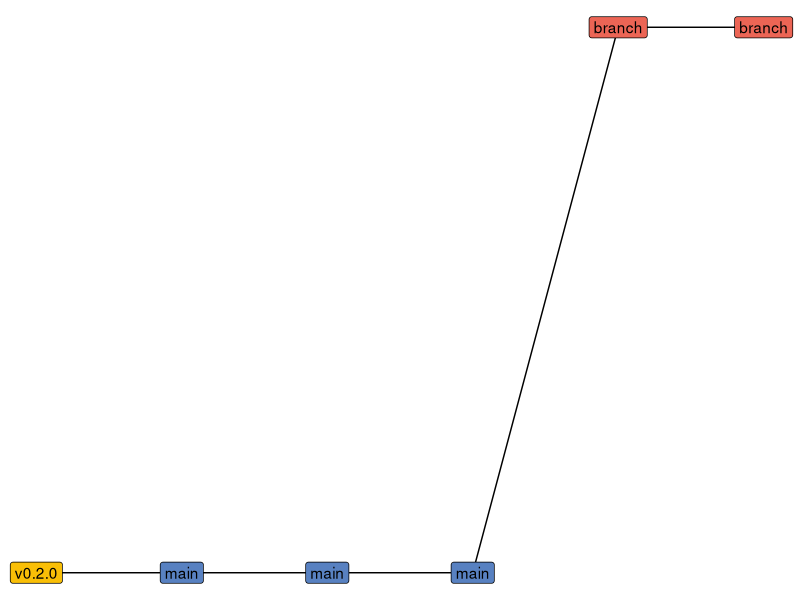
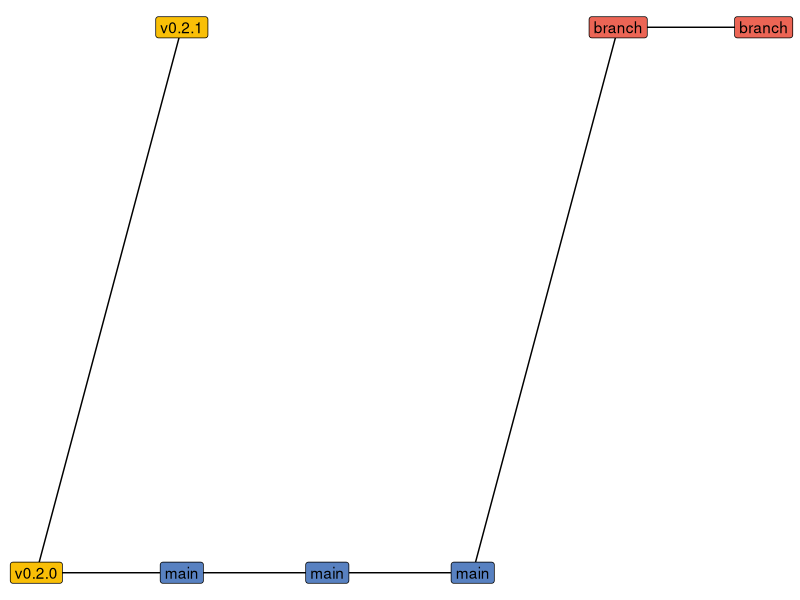
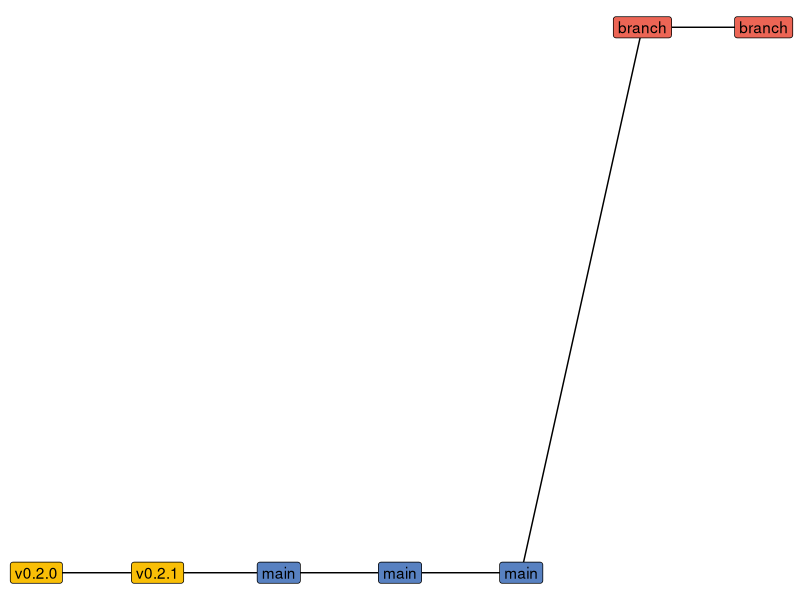

Write R code to recreate these figures, in order.
## ---- chunk 1
library(ggplot2)
theme_set(
  theme_void() %+replace%
    theme(
      legend.position = "none",
      panel.background = element_rect(fill = "transparent", colour = NA),
      panel.grid.minor = element_blank(),
      panel.grid.major = element_blank(),
      plot.background = element_rect(fill = "transparent", colour = NA)
    )
)

colours <- c(
  "tag" = "#f9bf07",
  "main" = "#5881c1",
  "branch" = "#ec6555"
)
## ---- chunk 2
data.frame(
  x = 1:6,
  y = c(1, 1, 1, 1, 2, 2),
  g = c(1, 1, 1, 1, 1, 1),
  t = c("tag", "main", "main", "main", "branch", "branch"),
  l = c("v0.2.0", "main", "main", "main", "branch", "branch")
) |>
  ggplot(aes(x, y, group = g)) +
  geom_line() +
  geom_label(aes(label = l, fill = t)) +
  scale_fill_manual(values = colours)
## ---- chunk 3
#| fig.height: 2.5
#| echo: false
data.frame(
  x = c(1, 2, 2:6),
  y = c(1, 2, 1, 1, 1, 2, 2),
  g = c(1, 1, 2, 2, 2, 2, 2),
  t = c("tag", "tag", "main", "main", "main", "branch", "branch"),
  l = c("v0.2.0", "v0.2.1", "main", "main", "main", "branch", "branch")
) |>
  ggplot(aes(x, y, group = g)) +
  geom_line() +
  geom_line(
    data = data.frame(x = c(1, 2), y = c(1, 1), g = c(1, 1))
  ) +
  geom_label(aes(label = l, fill = t)) +
  scale_fill_manual(values = colours)
## ---- chunk 4
#| fig.height: 2.5
#| echo: false
data.frame(
  x = 1:7,
  y = c(1, 1, 1, 1, 1, 2, 2),
  g = c(1, 1, 1, 1, 1, 1, 1),
  t = c("tag", "tag", "main", "main", "main", "branch", "branch"),
  l = c("v0.2.0", "v0.2.1", "main", "main", "main", "branch", "branch")
) |>
  ggplot(aes(x, y, group = g)) +
  geom_line() +
  geom_label(aes(label = l, fill = t)) +
  scale_fill_manual(values = colours)
